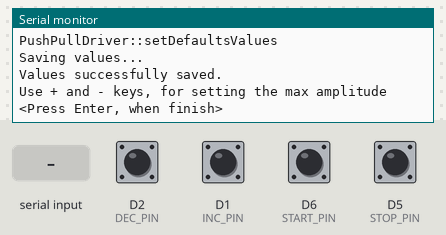
Recording of a program running on a simulated ESP8266 (Wemos D1 mini). Shown: the last lines printed to the serial monitor. The test bench sets the inputs (shaded band); at power-on: D1 (INC_PIN), D2 (DEC_PIN), D5 (STOP_PIN), D6 (START_PIN) HIGH. WiFi joins after 1.5 s; servers stay silent unless stated; storage starts empty; EEPROM starts erased.

Above: at 4.4 s.
4.5 s: D2 (DEC_PIN) pulled LOW for 0.15 s
At 5.0 s:
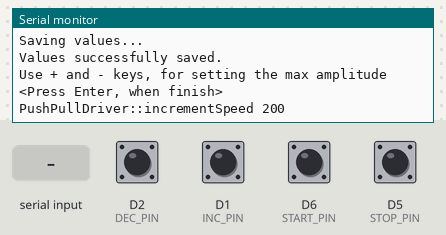
6.1 s: D6 (START_PIN) pulled LOW for 0.15 s
At 7.3 s:
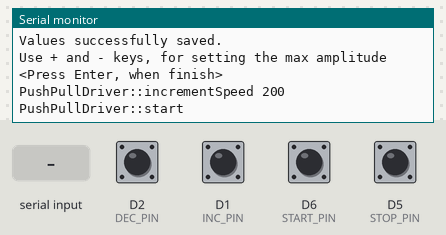
7.7 s: "1" received over Serial
At 8.8 s:
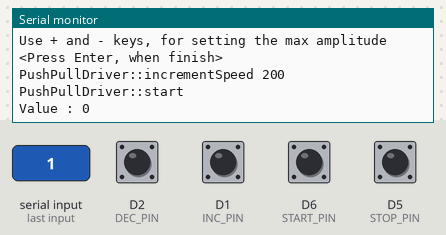
9.2 s: D2 (DEC_PIN) pulled LOW for 1 s
At 9.8 s:
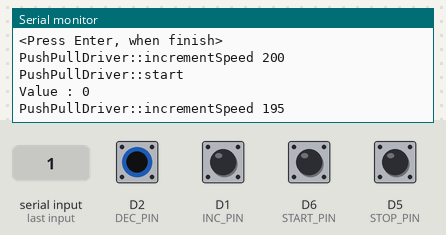

The program:

main.cpp
```cpp
// (licence header left out)
#include <Arduino.h>

// This constant is define in PushPullDriver.h :
// #define DIR_PIN  D4      // Direction PIN
// #define STEP_PIN D3      // Step PIN
#include <PushPullDriver.h>
//#include <HttpRequest.h>

// To have Wifi Access
#include <ESP8266WiFi.h>          //https://github.com/esp8266/Arduino

//needed for library
//#include <DNSServer.h>
//#include <ESP8266WebServer.h>
#include <WiFiManager.h>         //https://github.com/tzapu/WiFiManager

// README:  Running instruction
//    * => start
//    0 => stop
//    + => Increase speed
//    - => Decrease speed

// The driver
PushPullDriver ppDriver;

// Wifi Manager
WiFiManager wifiManager;
#define DEFAULT_WIFI_SSID "RESPI-AP"
#define DEFAULT_WIFI_PASSWORD "49dcc193b7bf33625fe9a8a33187df36"

// Force first saving values
bool changedValues=true;

#define PIN_UNCONNECTED -1

// Hardware button mapping
// Button for +, -, start and stop
//#define LED_PIN   LED_BUILTIN
#define LED_PIN   PIN_UNCONNECTED
#define STOP_PIN  D5  // Switch to stop  cycle
#define START_PIN D6  // Switch to start cycle
#define INC_PIN   D1  // Switch to increase speed
#define DEC_PIN   D2  // Switch do decrease speed

// Configuration
void setup() {
  Serial.begin(115200);
  while (!Serial) ; // wait for Arduino Serial Monitor to open

  Serial.println("");
  delay(1000);

  Serial.println("main::Setup...");

  //first parameter is name of access point, second is the password
  //wifiManager.autoConnect(DEFAULT_WIFI_SSID, DEFAULT_WIFI_PASSWORD);
  wifiManager.autoConnect(); // For auto-generated SSID

  ppDriver.setWifiManager(&wifiManager);

  // Uncomment to force recalibration
  //ppDriver.setDefaultsValues(true);

  // Configuration of PIN mode
  ppDriver.configurePins(LED_PIN,START_PIN,STOP_PIN,INC_PIN,DEC_PIN);

  ppDriver.setNbTurnDefault(13); // Default number of turn

  // Uncomment to force default settings values
  //ppDriver.setDefaultsValues();

  ppDriver.begin();

  // Loading saved values
  ppDriver.loadSavedValues();

  // For to start OFF (not breathing at poweron)
  ppDriver.stop();

  // To force RPM
  ppDriver.setRPM(600);           // Modify max SPID (Max: 600)
  ppDriver.setAccel(10000,15000); // acceleration/deceleration profile
  ppDriver.setPushPullSpeedRatio(1.2, 1.0);

  // To launch the calibration step, if necessary
  ppDriver.firstInstall();

  ppDriver.saveValues();

  Serial.println("main::End of setup.");
}

// Main Loop
void loop() {
  // Push and pull the baloon
  ppDriver.cycle();

  // To save changed values in EEPROM
  if(changedValues || ppDriver.isValuesChanged()){
    ppDriver.saveValues();
    changedValues=false;
  }

  changedValues=ppDriver.readInputs();

  delay(2); // Prevent crash in main loop
}
```

Measured:
- after the input at 4.5 s, the serial monitor: prints a new line at once (image 1)
- after the input at 6.1 s, the serial monitor: prints a new line at once (image 2)
- after the input at 7.7 s, the serial monitor: prints a new line at once (image 3)
- after the input at 9.2 s, the serial monitor: prints a new line at once (image 4)
